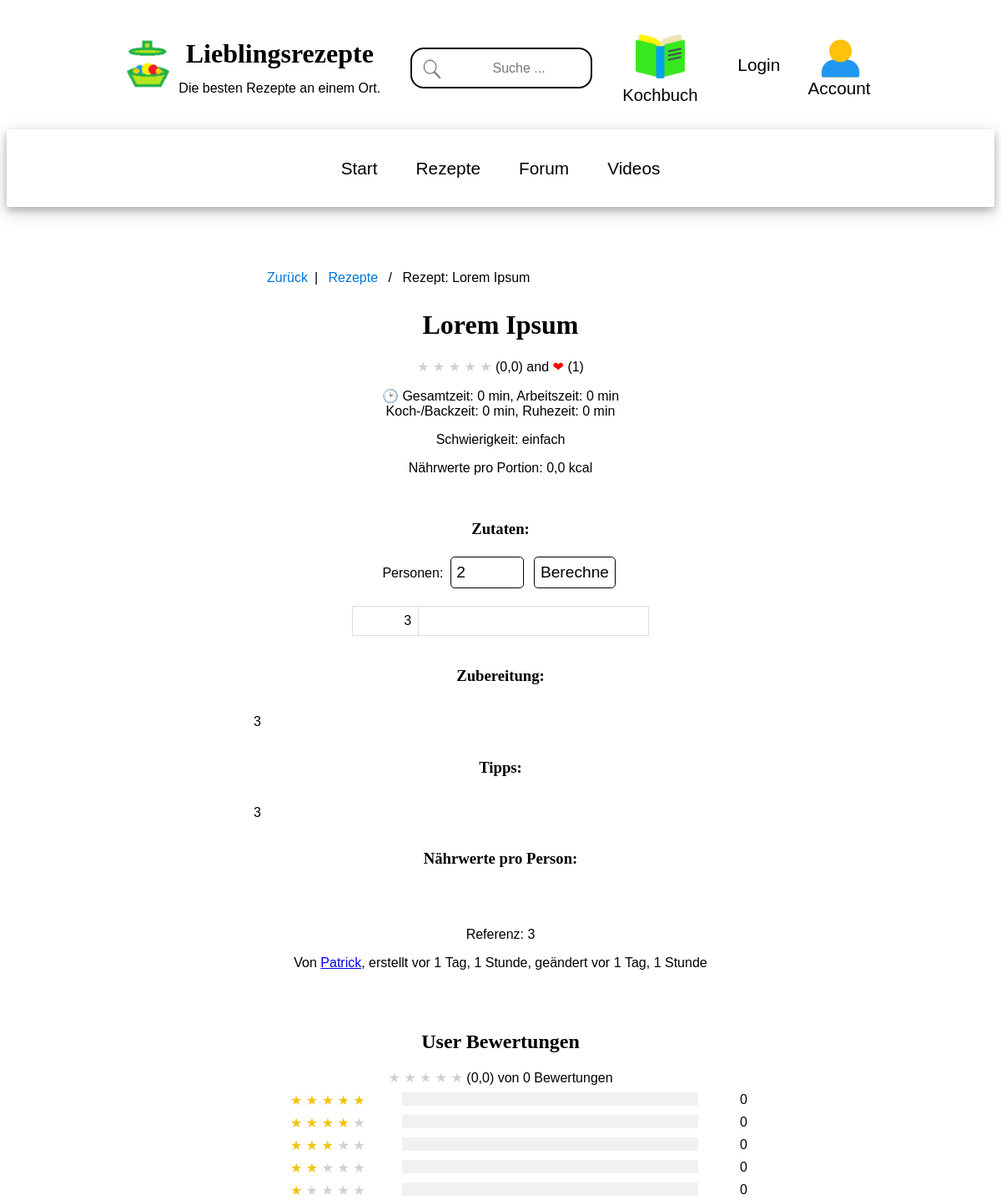
/recipe/1/ (upper part), run on an earlier commit of the app's database.
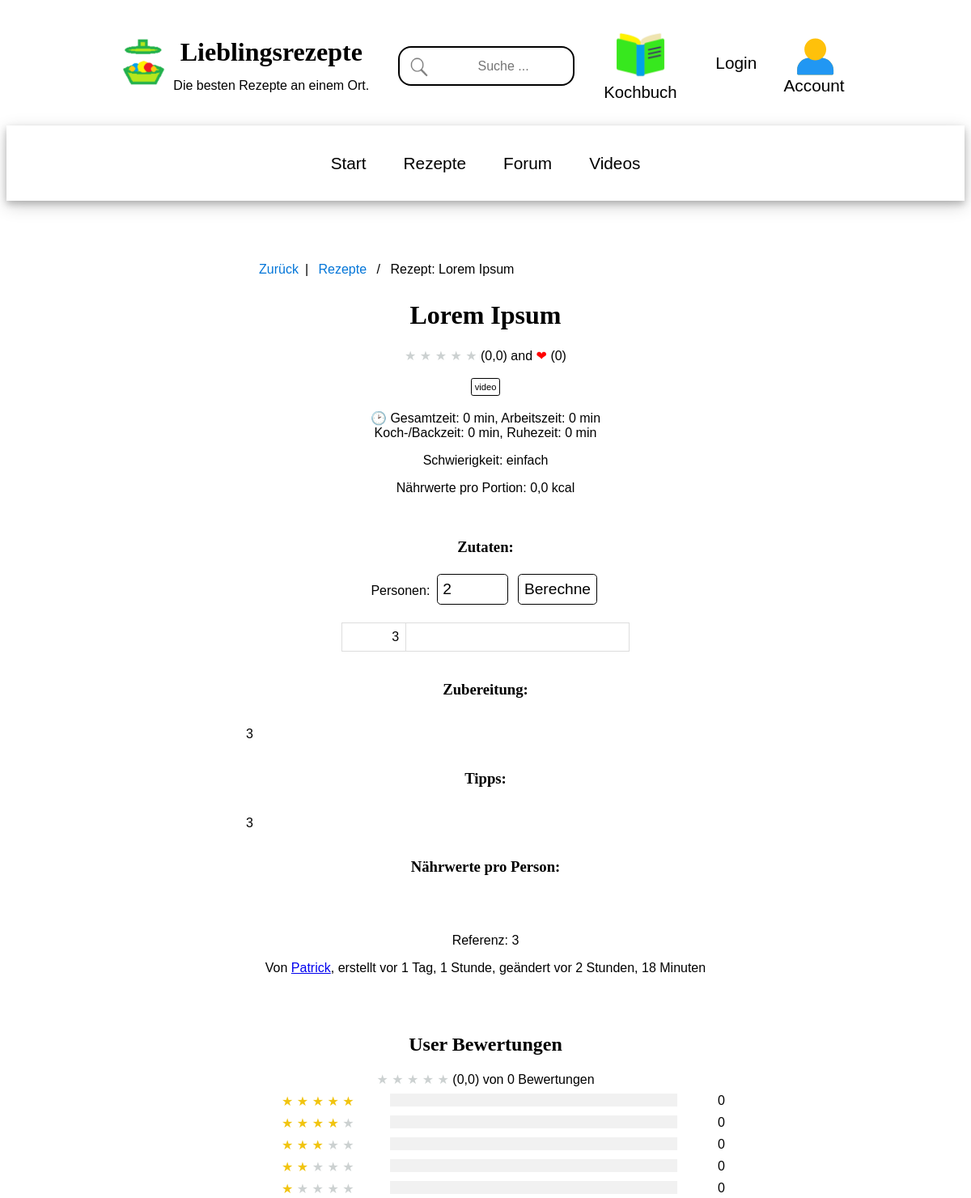
And on a later commit of the database.
### recipes_app/models.py (models this page shows, shortened)
class Recipe(models.Model):
    owner = models.ForeignKey(User, on_delete=models.SET_NULL, null=True)
    likes = models.ManyToManyField(User,  blank=True, related_name="likes")
    name = models.CharField(max_length=500)
    updated = models.DateTimeField(auto_now=True)
    created = models.DateTimeField(auto_now_add=True)
    topic = models.ManyToManyField(Topic, blank=True)
    persons = models.IntegerField()
    ingredients = models.TextField(null=True, blank=True)
    steps = models.TextField(null=True, blank=True)
    tips = models.TextField(null=True, blank=True)
    reference = models.TextField(null=True, blank=True)
    reference_link = models.URLField(max_length=2048, null=True, blank=True)
    nutrients_person = models.FloatField(null=True, blank=True, default=0.0)
    nutrients_table = models.TextField(null=True, blank=True)
    expected_time_total = models.FloatField(null=True, blank=True, default=0.0)
    expected_time_work = models.FloatField(null=True, blank=True, default=0.0)
    expected_time_bake = models.FloatField(null=True, blank=True, default=0.0)
    expected_time_rest = models.FloatField(null=True, blank=True, default=0.0)
    difficulty = models.IntegerField(null=True, blank=True, default=0)
    image_meal = models.ImageField(blank=True, upload_to="recipes")
    video_meal = models.URLField(max_length=2048, null=True, blank=True)
    rating_mean = models.FloatField(null=True, blank=True, default=0.0)
    rating_count = models.IntegerField(null=True, blank=True, default=0)
    rating_1 = models.IntegerField(null=True, blank=True, default=0)
    rating_2 = models.IntegerField(null=True, blank=True, default=0)
    rating_3 = models.IntegerField(null=True, blank=True, default=0)
    rating_4 = models.IntegerField(null=True, blank=True, default=0)
    rating_5 = models.IntegerField(null=True, blank=True, default=0)
    class Meta:
        ordering = ['-updated', '-created']

### user_app/models.py (models this page shows)
class User(AbstractUser):
    name = models.CharField(max_length=200, null=True)
    email = models.EmailField(unique=True, null=True)
    biography = models.TextField(null=True)
    user_image = models.ImageField(null=True, default="users/avatar.jpg", upload_to="users")
    updated = models.DateTimeField(auto_now=True)
    created = models.DateTimeField(auto_now_add=True)
    USERNAME_FIELD = 'email'
    REQUIRED_FIELDS = ['username']

### recipes_app/views.py (the view, shortened to what this page needs)
# urls.py: path('recipe/<str:pk>/', views.getRecipe),
def recipe(request, pk):
    recipe_from_key = Recipe.objects.get(id=pk)
    persons_default = recipe_from_key.persons
    recipe_topics = recipe_from_key.topic.all()
    required_persons = int(request.GET.get("persons")) if request.GET.get("persons") is not None else persons_default
    recompute_persons = True if request.GET.get("persons") is not None else False
    pgShow = int(request.GET.get('pgShow')) if request.GET.get('pgShow') is not None else 50
    pgNr = int(request.GET.get('pgNr')) if request.GET.get('pgNr') is not None else 0
    ingredients_lines = [x.replace('\t', ' ') for x in recipe_from_key.ingredients.split('\n')]
    ingredients_formated = []
    for x in ingredients_lines:
        if len(x) <= 0:
            ingredients_formated.append((' ', ' '))
        elif x[0].isdigit():
            temp_val = x.split(' ')
            temp_calc = temp_val[0].replace(',', '.')
            if recompute_persons:
                temp_calc = float(temp_calc)/float(persons_default)*float(required_persons)
                temp_calc = "{:.5f}".format(temp_calc).rstrip('0').rstrip('.')
            ingredients_formated.append((temp_calc, " ".join(temp_val[1:])))
        else:
            ingredients_formated.append((' ', x))
    likes_count = recipe_from_key.likes.count()
    if request.user.is_authenticated:
        user_has_liked = request.user in recipe_from_key.likes.all()
    else:
        user_has_liked = None
    rating_per_cent_context = {
        "rating_%s_per_cent" % i: int(getattr(recipe_from_key, "rating_%s" % i) / float(recipe_from_key.rating_count if recipe_from_key.rating_count > 0 else 1.0) *100)
        for i in range(1, 6)
    }
    ratings = recipe_from_key.rating_set.all()
    page_size = max(min(int(pgShow), 10), 200)
    page_choices = 10
    browser = Pagination(ratings.count(), page_size, number_page_choices=page_choices)
    pgNr = browser.valid_page(pgNr)
    num_pages = browser.number_of_pages
    ratings_page = browser.get_items_for_page(ratings, pgNr)
    browser_context = browser.make_page_browser(pgNr)
    context = {"recipe": recipe_from_key,  "ingredients_formated": ingredients_formated,
               "required_persons": required_persons, "recipe_topics": recipe_topics, "ratings": ratings_page,
               "user_has_liked": user_has_liked, "likes_count": likes_count, "diff_lookup": COOKING_DIFFICULTY_LOOKUP}
    context.update(browser_context)
    context.update(rating_per_cent_context)
    return render(request, 'recipes_app/recipe.html', context)

### recipes_app/pagination.py (called while the page is built)
    def valid_page(self, page_index: int):
        if self.number_of_pages <= 0:
            return 0
        return min(max(0, page_index), self.number_of_pages - 1)

    def get_items_for_page(self, list_of_items, page_index: int):
        if self.number_of_pages <= 0:
            return []
        return list_of_items[page_index*self.items_per_page:(page_index+1)*self.items_per_page]

### recipes_app/templates/recipes_app/recipe.html (shortened to what the changed rows need)
{% extends 'main.html' %}
{% block content %}
<div class="main-container">
<div class="main-middle-column">
    <ul class="breadcrumb">
        <li><a href="{{request.META.HTTP_REFERER}}">Zurück</a></li>
        <li><a href="{% url 'recipes' %}">Rezepte</a></li>
        <li>Rezept: {{ recipe.name }}</li>
    </ul>
    <div class="recipe-container">
        <h1>{{recipe.name}}</h1>
        <p>
            {% if recipe.rating_mean %}
                {% for i in '12345'|make_list  %}
                    {% if i|add:"0" <= recipe.rating_mean %}
                        <span style='color:#f1c40f'>&#9733</span>
                    {% else %}
                        <span style='color:#ccd1d1'>&#9733</span>
                    {% endif %}
                {% endfor %}
            {% else %}
                <span style='color:#ccd1d1'>&#9733; &#9733; &#9733; &#9733; &#9733;</span>
            {% endif %}
            ({{ recipe.rating_mean|default_if_none:"-" }}) and <span style="color:red;">&#10084;</span> ({{ likes_count }})
        </p>
        <form method="GET" action="#img_display" >
            {% if recipe.video_meal %}
                <button type="submit" style="font-size:0.7em;" value="vid" name="img"> video </button>
            {% elif recipe.image_meal %}
                <button type="submit" style="font-size:0.75em;" value="img" name="img"> image </button>
            {% endif %}
        </form>
        <p>
             &#128337; Gesamtzeit: {{ recipe.expected_time_total|floatformat:"0" }} min,
            Arbeitszeit: {{ recipe.expected_time_work|floatformat:"0"  }} min <br>
            Koch-/Backzeit: {{ recipe.expected_time_bake|floatformat:"0"  }} min,
            Ruhezeit: {{ recipe.expected_time_rest|floatformat:"0" }} min
        </p>
        <p>
            Schwierigkeit:
            {% if recipe.difficulty in diff_lookup %}
                {% for key, value in diff_lookup.items %}
                {% if key == recipe.difficulty %}
                    {{value}}
                {% endif %}
                {% endfor %}
            {% else %}
                Grad {{ recipe.difficulty|default_if_none:"-" }}
            {% endif%}
        </p>
        <p>
            Nährwerte pro Portion: {{ recipe.nutrients_person|default_if_none:"-" }} kcal
        </p>
        <br>
        <h3 id="ingredients">Zutaten:  </h3>
            <form method="GET" action="#ingredients" >
            <label for="id_persons">Personen:</label>
            <input type="number" id="id_persons" name="persons" min="1" max="100" value="{{required_persons}}">
            <input type="submit" value="Berechne" />
            </form>
            <br>
            <table>
            {% for value, desc in ingredients_formated %}
            <tr>
            </tr>
            {% endfor %}
            </table>
        <br>
        <h3>Zubereitung:</h3>
        <div style="text-align: left; display: inline-block; width: 100%">
        <p>{{ recipe.steps|linebreaks  }}</p>
        </div>
        <br>
        <h3>Tipps:</h3>
        <div style="text-align: left; display: inline-block; width: 100%">
        <p>{{ recipe.tips|linebreaks  }}</p>
        </div>
        <br>
        <h3>Nährwerte pro Person:</h3>
        <br>
        <br>
        <p>
            Referenz: {{ recipe.reference|default_if_none:"-"  }}
        </p>
        <p>
            Von <a href="{% url 'user-profile' recipe.owner.id %}" >{{recipe.owner.username|default_if_none:"Unkown"}}</a>,
            erstellt vor {{ recipe.created|timesince  }},
            geändert vor {{ recipe.updated|timesince  }}
        </p>
        <br>
        <br>
        <h2 id="user_ratings">User Bewertungen</h2>
        {% if recipe.rating_mean %}
            {% for i in '12345'|make_list  %}
                {% if i|add:"0" <= recipe.rating_mean %}
                    <span style='color:#f1c40f'>&#9733</span>
                {% else %}
                    <span style='color:#ccd1d1'>&#9733</span>
                {% endif %}
            {% endfor %}
        {% else %}
            <span style='color:#ccd1d1'>&#9733; &#9733; &#9733; &#9733; &#9733;</span>
        {% endif %}
        ({{ recipe.rating_mean|default_if_none:"-" }}) von {{ recipe.rating_count|default_if_none:"-" }} Bewertungen
        <div class="row">
        <div class="side">
        </div>
        <div class="middle">
        </div>
        <div class="right">
        <div> {{recipe.rating_5}} </div>
        </div>
        </div>
        <div class="row">
        <div class="side">
        </div>
        <div class="middle">
        </div>
        <div class="right">
        <div>{{recipe.rating_4}}</div>
        </div>
        </div>
        <div class="row">
        <div class="side">
        </div>
        <div class="middle">
        </div>
        <div class=" right">
        <div>{{recipe.rating_3}}</div>
        </div>
        </div>
        <div class="row">
        <div class="side">
        </div>
        <div class="middle">
        </div>
        <div class=" right">
        <div>{{recipe.rating_2}}</div>
        </div>
        </div>
        <div class="row">
        <div class="side">
        </div>
        <div class="middle">
        </div>
        <div class="right">
        <div>{{recipe.rating_1}}</div>
        </div>
        </div>
</div>
</div>
</div>
{% endblock %}

What changed in the data, as far as the page shows it:
changed Recipe "Lorem Ipsum": updated "1 Tag, 1 Stunde" → "2 Stunden, 18 Minuten"
Also different on the page:
{{ likes_count }}: "1" → "0"
text now shown: "video"
